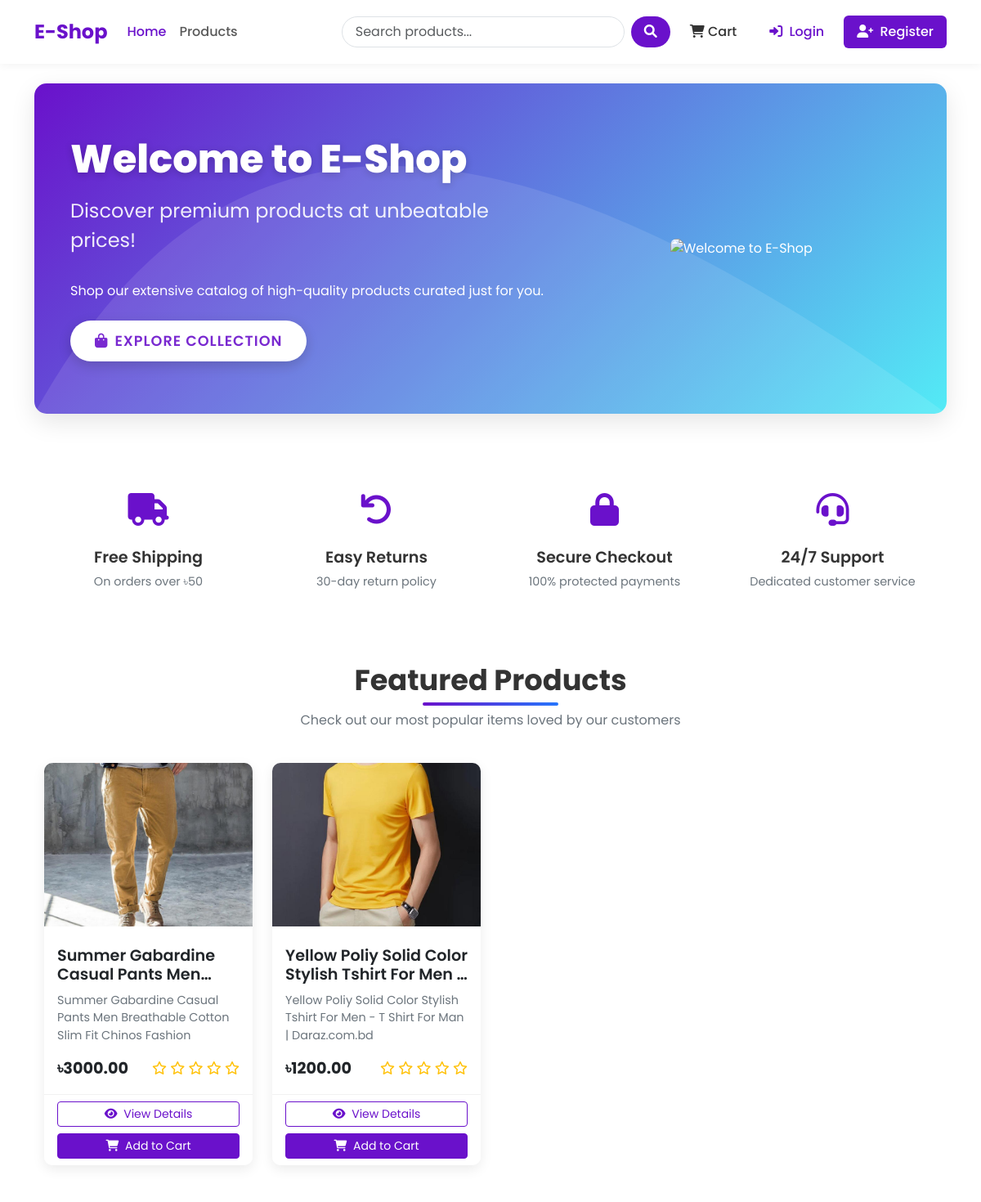
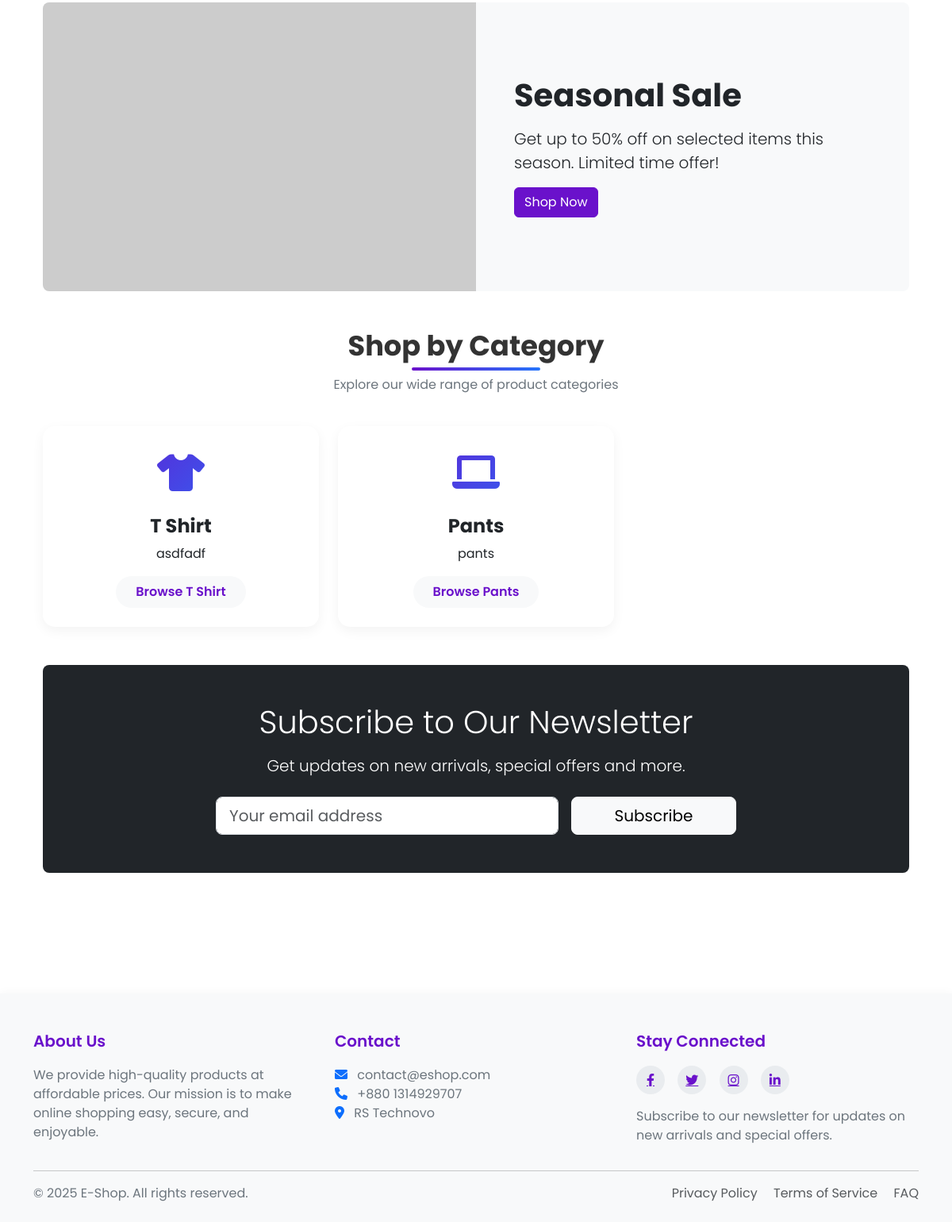
The page / on the database its author committed (2 pictures, top to bottom).
### shop/models.py (models this page shows, shortened)
class Product(models.Model):
    name = models.CharField(max_length=100)
    slug = models.SlugField(max_length=200, unique=True)
    category = models.ForeignKey(Category, on_delete=models.CASCADE, related_name='products')
    description = models.TextField()
    price = models.DecimalField(max_digits=10, decimal_places=2) # 405.99
    stock = models.PositiveBigIntegerField(default=1)
    available = models.BooleanField(default=True)
    created_at = models.DateTimeField(auto_now_add=True)
    updated_at = models.DateTimeField(auto_now=True)
    image = models.ImageField(upload_to='products/%Y/%m/%d') # products/25/10/2025

class Category(models.Model):
    name = models.CharField(max_length=100)
    slug = models.SlugField(max_length=100, unique=True)
    description = models.TextField()
    class Meta:
        verbose_name_plural = 'Categories'

### shop/views.py (the view)
# urls.py: 2. Add a URL to urlpatterns:  path('', views.home, name='home')
def home(request):
    featured_products = Product.objects.filter(available=True).order_by("-created_at")[
        :8
    ]  # descending order
    categories = Category.objects.all()
    return render(
        request,
        "shop/home.html",
        {"featured_products": featured_products, "categories": categories},
    )

### shop/context_processors.py (called while the page is built)
def cart_items_count(request):
    if request.user.is_authenticated:
        try:
            cart = Cart.objects.get(user=request.user)
            return {'cart_items_count' : cart.get_total_items()}
        except Cart.DoesNotExist:
            {'cart_items_count' : 0}
    return {'cart_items_count' : 0}

### templates/shop/home.html (shortened to what this page needs)
{% extends 'base.html' %}
{% load static %}
{% block content %}
<div class="hero-section">
    <div class="container">
        <div class="row align-items-center">
            <div class="col-lg-7">
                <h1 class="hero-title">Welcome to E-Shop</h1>
                <p class="hero-subtitle">Discover premium products at unbeatable prices!</p>
                <p class="mb-4">Shop our extensive catalog of high-quality products curated just for you.</p>
                <a class="btn hero-btn" href="{% url 'product_list' %}">
                    <i class="fas fa-shopping-bag me-2"></i>Explore Collection
                </a>
            </div>
            <div class="col-lg-5 d-none d-lg-block">
                <div class="text-center">
                    <img src="{% static 'welcome.jpg' %}" alt="Welcome to E-Shop" class="img-fluid rounded-3">
                </div>
            </div>
        </div>
    </div>
</div>
<div class="container mb-5">
    <div class="row g-4">
        <div class="col-md-3">
            <div class="feature-item">
                <div class="feature-icon">
                    <i class="fas fa-truck"></i>
                </div>
                <h3 class="feature-title">Free Shipping</h3>
                <p class="feature-desc">On orders over ৳50</p>
            </div>
        </div>
        <div class="col-md-3">
            <div class="feature-item">
                <div class="feature-icon">
                    <i class="fas fa-undo"></i>
                </div>
                <h3 class="feature-title">Easy Returns</h3>
                <p class="feature-desc">30-day return policy</p>
            </div>
        </div>
        <div class="col-md-3">
            <div class="feature-item">
                <div class="feature-icon">
                    <i class="fas fa-lock"></i>
                </div>
                <h3 class="feature-title">Secure Checkout</h3>
                <p class="feature-desc">100% protected payments</p>
            </div>
        </div>
        <div class="col-md-3">
            <div class="feature-item">
                <div class="feature-icon">
                    <i class="fas fa-headset"></i>
                </div>
                <h3 class="feature-title">24/7 Support</h3>
                <p class="feature-desc">Dedicated customer service</p>
            </div>
        </div>
    </div>
</div>
<div class="container">
    <div class="section-header">
        <h2 class="section-title">Featured Products</h2>
        <p class="section-subtitle">Check out our most popular items loved by our customers</p>
    </div>
    <div class="row row-cols-1 row-cols-md-2 row-cols-lg-4 g-4">
        {% for product in featured_products %}
        <div class="col">
            <div class="card h-100 product-card">
                <div class="product-img-container">
                    {% if product.image %}
                    <img src="{{ product.image.url }}" class="product-img" alt="{{ product.name }}">
                    {% else %}
                    <div class="bg-light text-center p-5">
                        <i class="fas fa-image fa-3x text-muted"></i>
                    </div>
                    {% endif %}
                </div>
                <div class="card-body">
                    <h5 class="product-title">{{ product.name }}</h5>
                    <p class="product-desc">{{ product.description|truncatechars:100 }}</p>
                    <div class="d-flex justify-content-between align-items-center">
                        <span class="product-price">৳{{ product.price }}</span>
                        <div class="rating">
                            {% for i in "12345" %}
                            {% if forloop.counter <= product.average_rating %}
                            <i class="fas fa-star"></i>
                            {% else %}
                            <i class="far fa-star"></i>
                            {% endif %}
                            {% endfor %}
                        </div>
                    </div>
                </div>
                <div class="card-footer">
                    <div class="d-grid gap-2">
                        <a href="{% url 'product_detail' product.slug %}" class="btn btn-sm btn-outline-primary">
                            <i class="fas fa-eye me-1"></i> View Details
                        </a>
                        <form action="{% url 'cart_add' product.id %}" method="post">
                            <button type="submit" class="btn btn-sm btn-primary w-100">
                                <i class="fas fa-shopping-cart me-1"></i> Add to Cart
                            </button>
                        </form>
                    </div>
                </div>
            </div>
        </div>
        {% empty %}
        <div class="col-12">
            <div class="alert alert-info">No featured products available at the moment.</div>
        </div>
        {% endfor %}
    </div>
</div>
<div class="container mt-5 mb-5">
    <div class="card border-0 bg-light rounded-3 overflow-hidden">
        <div class="row g-0">
            <div class="col-md-6 d-none d-md-block">
 <img src="https://placehold.co/600x400/2575fc/FFFFFF.png?text=Seasonal+Sale+50%+Off" alt="Seasonal sale" class="img-fluid" style="height: 100%; object-fit: cover;">            </div>
            <div class="col-md-6 p-5 d-flex align-items-center">
                <div>
                    <h3 class="display-6 fw-bold mb-3">Seasonal Sale</h3>
                    <p class="lead">Get up to 50% off on selected items this season. Limited time offer!</p>
                    <a href="{% url 'product_list' %}" class="btn btn-primary">Shop Now</a>
                </div>
            </div>
        </div>
    </div>
</div>
<div class="container">
    <div class="section-header">
        <h2 class="section-title">Shop by Category</h2>
        <p class="section-subtitle">Explore our wide range of product categories</p>
    </div>
    <div class="row row-cols-1 row-cols-md-2 row-cols-lg-3 g-4">
        {% for category in categories %}
        <div class="col">
            <div class="card h-100 category-card">
                <div class="card-body text-center py-4">
                    <div class="category-icon">
                        <i class="fas fa-{% if forloop.counter == 1 %}tshirt{% elif forloop.counter == 2 %}laptop{% elif forloop.counter == 3 %}mobile-alt{% elif forloop.counter == 4 %}home{% elif forloop.counter == 5 %}shoe-prints{% else %}tag{% endif %}"></i>
                    </div>
                    <h3 class="category-title">{{ category.name }}</h3>
                    <p class="card-text">{{ category.description|truncatechars:100 }}</p>
                    <a href="{% url 'product_list_by_category' category.slug %}" class="btn category-btn">
                        Browse {{ category.name }}
                    </a>
                </div>
            </div>
        </div>
        {% empty %}
        <div class="col-12">
            <div class="alert alert-info">No categories available at the moment.</div>
        </div>
        {% endfor %}
    </div>
</div>
<div class="container my-5">
    <div class="card border-0 bg-dark text-white p-5 rounded-3">
        <div class="row justify-content-center">
            <div class="col-md-8 text-center">
                <h3 class="display-6 mb-3">Subscribe to Our Newsletter</h3>
                <p class="lead mb-4">Get updates on new arrivals, special offers and more.</p>
                <form class="row g-3 justify-content-center">
                    <div class="col-md-8">
                        <input type="email" class="form-control form-control-lg" placeholder="Your email address">
                    </div>
                    <div class="col-md-4">
                        <button type="submit" class="btn btn-light btn-lg w-100">Subscribe</button>
                    </div>
                </form>
            </div>
        </div>
    </div>
</div>
{% endblock %}

### templates/shop/home.html (style rules this page uses)
.hero-section { background: linear-gradient(135deg, #6a11cb 0%, #53ebf6ff 100%); color: white; border-radius: 15px; overflow: hidden; position: relative; padding: 4rem 2rem; margin-bottom: 4rem; box-shadow: 0 10px 30px rgba(0, 0, 0, 0.1); }
.hero-section::before { content: ""; position: absolute; top: 0; left: 0; width: 100%; height: 100%; background-size: 100% 100%; }
.hero-title { font-weight: 800; font-size: 3rem; margin-bottom: 1rem; text-shadow: 0 2px 10px rgba(0, 0, 0, 0.2); }
.hero-subtitle { font-size: 1.5rem; margin-bottom: 2rem; opacity: 0.9; }
.hero-btn { padding: 12px 30px; font-size: 1.1rem; text-transform: uppercase; font-weight: 600; letter-spacing: 1px; border-radius: 50px; transition: all 0.3s ease; box-shadow: 0 5px 15px rgba(0, 0, 0, 0.2); background-color: white; color: #6a11cb; border: none; }
.section-header { text-align: center; margin-bottom: 2.5rem; position: relative; }
.section-title { font-weight: 700; font-size: 2.2rem; color: #333; margin-bottom: 1rem; position: relative; display: inline-block; }
.section-title:after { content: ''; position: absolute; width: 50%; height: 4px; background: linear-gradient(to right, #6a11cb, #2575fc); bottom: -10px; left: 25%; border-radius: 10px; }
.section-subtitle { color: #6c757d; max-width: 600px; margin: 0 auto; }
.product-card { border: none; border-radius: 15px; overflow: hidden; transition: all 0.3s ease; box-shadow: 0 5px 15px rgba(0, 0, 0, 0.05); }
.product-img-container { height: 200px; overflow: hidden; position: relative; }
.product-img { width: 100%; height: 100%; object-fit: cover; transition: transform 0.5s ease; }
.product-title { font-weight: 600; font-size: 1.2rem; margin-top: 0.5rem; overflow: hidden; text-overflow: ellipsis; display: -webkit-box; -webkit-line-clamp: 2; -webkit-box-orient: vertical; height: 3rem; }
.product-desc { color: #6c757d; font-size: 0.9rem; margin-bottom: 1rem; overflow: hidden; text-overflow: ellipsis; display: -webkit-box; -webkit-line-clamp: 3; -webkit-box-orient: vertical; height: 4rem; }
.product-price { font-weight: 700; color: #212529; font-size: 1.2rem; }
.rating { color: #ffc107; }
.card-footer { background-color: white; border-top: 1px solid rgba(0, 0, 0, 0.05); }
.btn-outline-primary { border-color: #6a11cb; color: #6a11cb; }
.btn-primary { background-color: #6a11cb; border-color: #6a11cb; }
.category-card { border: none; border-radius: 15px; overflow: hidden; transition: all 0.3s ease; box-shadow: 0 5px 15px rgba(0, 0, 0, 0.05); position: relative; }
.category-icon { font-size: 3rem; margin-bottom: 1rem; background: linear-gradient(135deg, #6a11cb 0%, #2575fc 100%); -webkit-background-clip: text; -webkit-text-fill-color: transparent; }
.category-title { font-weight: 700; margin-bottom: 0.5rem; font-size: 1.5rem; }
.category-btn { border: none; background-color: #f8f9fa; color: #6a11cb; border-radius: 50px; padding: 8px 25px; font-weight: 600; transition: all 0.3s ease; }
.feature-item { text-align: center; padding: 1.5rem; }
.feature-icon { font-size: 2.5rem; margin-bottom: 1rem; color: #6a11cb; }
.feature-title { font-weight: 600; font-size: 1.2rem; margin-bottom: 0.5rem; }
.feature-desc { color: #6c757d; font-size: 0.9rem; }

### templates/base.html (style rules this page uses)
:root { --primary-color: #6a11cb; --primary-dark: #5a0cb8; --primary-light: #7c4ddb; --secondary-color: #2575fc; --text-color: #333333; --text-light: #6c757d; --bg-light: #f8f9fa; --border-radius: 10px; --box-shadow: 0 5px 15px rgba(0,0,0,0.08); }
body { font-family: 'Poppins', sans-serif; color: var(--text-color); display: flex; flex-direction: column; min-height: 100vh; }
.product-card { border: none; border-radius: var(--border-radius); overflow: hidden; transition: transform 0.3s, box-shadow 0.3s; box-shadow: var(--box-shadow); }
.rating { color: #ffc107; }
.btn-primary { background-color: var(--primary-color); border-color: var(--primary-color); }
.btn-outline-primary { border-color: var(--primary-color); color: var(--primary-color); }

### rows shown on the page
Product: image (picture), name "Summer Gabardine Casual Pants…", description "Summer Gabardine Casual Pants Men Breathable Cotton Slim Fit Chinos Fashion", price "3000.00"
Product: image (picture), name "Yellow Poliy Solid Color Stylish Tshirt For Men…", description "Yellow Poliy Solid Color Stylish Tshirt For Men - T Shirt For Man | Daraz.com.bd", price "1200.00"
Category: name "T Shirt", description "asdfadf"
Category: name "Pants", description "pants"
